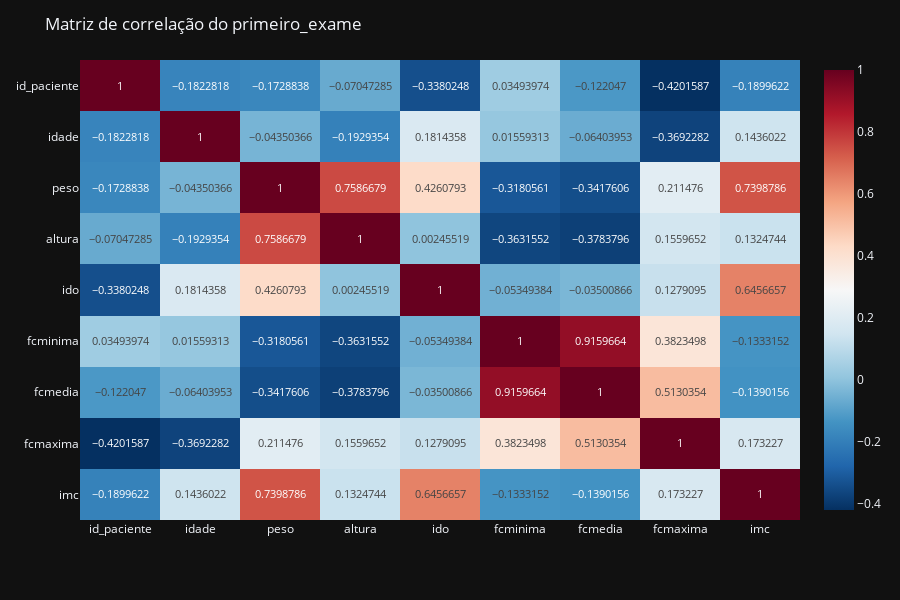

Notebook code cell kept with this figure:
### Code cell
pd.options.plotting.backend = "plotly"

corr = df_primeiro_exame.corr(method='pearson')
fig = px.imshow(corr, text_auto=True, color_continuous_scale='RdBu_r', aspect="auto")
fig.update_layout(
    title = "Matriz de correlação do primeiro_exame",
    dragmode = "zoom",
    hovermode = "x",
    barmode = "group",
    height = 600,
    # legend = dict(traceorder="reversed"),
    template = "plotly_dark",
)

fig.show()
fig.write_image("../reports/figures/corr_mat_primeiro_exame.png")

### Figure 1 — Plotly figure (JSON) as saved in the notebook; plotly's stock layout.template omitted (floating-point values rounded to 4 significant figures)
{"data": [{"coloraxis": "coloraxis", "hovertemplate": "x: %{x}<br>y: %{y}<br>color: %{z}<extra></extra>", "name": "0", "texttemplate": "%{z}", "type": "heatmap", "x": ["id_paciente", "idade", "peso", "altura", "ido", "fcminima", "fcmedia", "fcmaxima", "imc"], "xaxis": "x", "y": ["id_paciente", "idade", "peso", "altura", "ido", "fcminima", "fcmedia", "fcmaxima", "imc"], "yaxis": "y", "z": [[1, -0.1823, -0.1729, -0.07047, -0.338, 0.03494, -0.122, -0.4202, -0.19], [-0.1823, 1, -0.0435, -0.1929, 0.1814, 0.01559, -0.06404, -0.3692, 0.1436], [-0.1729, -0.0435, 1, 0.7587, 0.4261, -0.3181, -0.3418, 0.2115, 0.7399], [-0.07047, -0.1929, 0.7587, 1, 0.002455, -0.3632, -0.3784, 0.156, 0.1325], [-0.338, 0.1814, 0.4261, 0.002455, 1, -0.05349, -0.03501, 0.1279, 0.6457], [0.03494, 0.01559, -0.3181, -0.3632, -0.05349, 1, 0.916, 0.3823, -0.1333], [-0.122, -0.06404, -0.3418, -0.3784, -0.03501, 0.916, 1, 0.513, -0.139], [-0.4202, -0.3692, 0.2115, 0.156, 0.1279, 0.3823, 0.513, 1, 0.1732], [-0.19, 0.1436, 0.7399, 0.1325, 0.6457, -0.1333, -0.139, 0.1732, 1]]}], "layout": {"barmode": "group", "coloraxis": {"colorscale": [[0, "rgb(5,48,97)"], [0.1, "rgb(33,102,172)"], [0.2, "rgb(67,147,195)"], [0.3, "rgb(146,197,222)"], [0.4, "rgb(209,229,240)"], [0.5, "rgb(247,247,247)"], [0.6, "rgb(253,219,199)"], [0.7, "rgb(244,165,130)"], [0.8, "rgb(214,96,77)"], [0.9, "rgb(178,24,43)"], [1, "rgb(103,0,31)"]]}, "dragmode": "zoom", "height": 600, "hovermode": "x", "margin": {"t": 60}, "title": {"text": "Matriz de correlação do primeiro_exame"}, "xaxis": {"anchor": "y", "domain": [0, 1]}, "yaxis": {"anchor": "x", "autorange": "reversed", "domain": [0, 1]}}}
